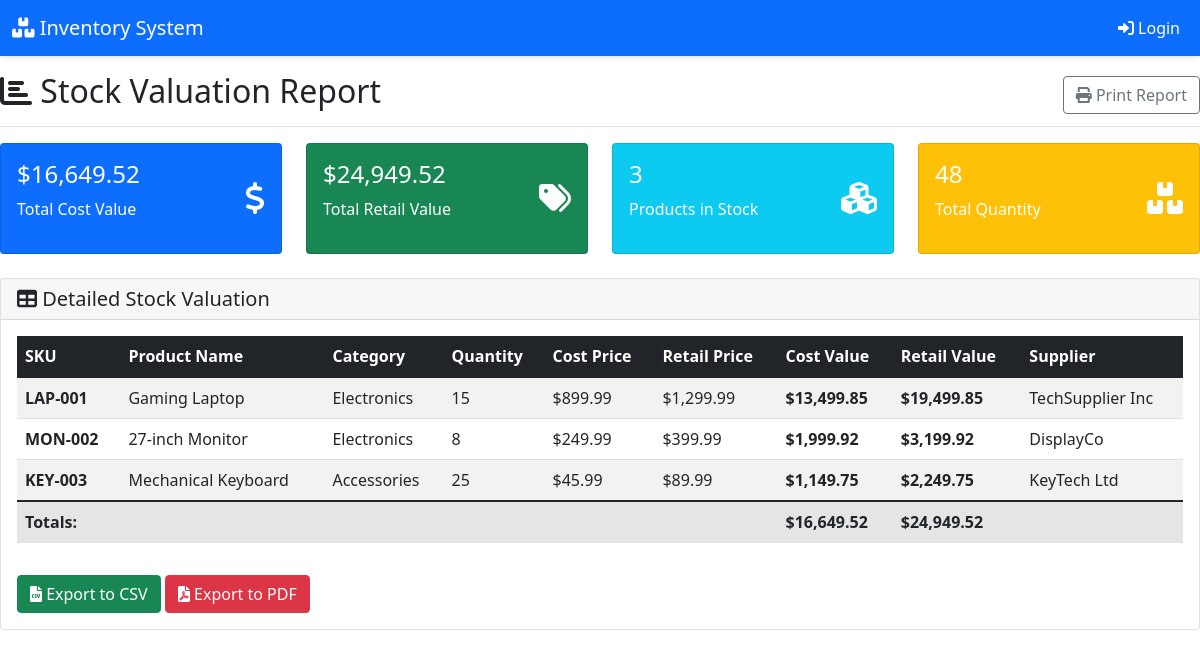
The app's page /reports/stock_valuation.php with its own data.
### tables this page shows
CREATE TABLE IF NOT EXISTS products (
    id INT AUTO_INCREMENT PRIMARY KEY,
    sku VARCHAR(50) UNIQUE NOT NULL,
    name VARCHAR(255) NOT NULL,
    description TEXT,
    category VARCHAR(100),
    quantity INT DEFAULT 0,
    price DECIMAL(10,2),
    cost_price DECIMAL(10,2),
    min_stock INT DEFAULT 5,
    supplier_id INT,
    supplier VARCHAR(255),  
    location VARCHAR(100),
    created_at TIMESTAMP DEFAULT CURRENT_TIMESTAMP,
    updated_at TIMESTAMP DEFAULT CURRENT_TIMESTAMP ON UPDATE CURRENT_TIMESTAMP,
    FOREIGN KEY (supplier_id) REFERENCES suppliers(id) ON DELETE SET NULL
);

CREATE TABLE IF NOT EXISTS suppliers (
    id INT AUTO_INCREMENT PRIMARY KEY,
    name VARCHAR(255) NOT NULL,
    contact_person VARCHAR(255),
    email VARCHAR(255),
    phone VARCHAR(50),
    address TEXT,
    website VARCHAR(255),
    payment_terms VARCHAR(100),
    notes TEXT,
    is_active BOOLEAN DEFAULT TRUE,
    created_at TIMESTAMP DEFAULT CURRENT_TIMESTAMP,
    updated_at TIMESTAMP DEFAULT CURRENT_TIMESTAMP ON UPDATE CURRENT_TIMESTAMP
);

### reports/stock_valuation.php (the view, shortened to what this page needs)
<?php
$database = new Database();
$db = $database->getConnection();
$query = "
    SELECT
        p.id,
        p.sku,
        p.name,
        p.category,
        p.quantity,
        p.cost_price,
        p.price,
        (p.quantity * p.cost_price) as total_cost_value,
        (p.quantity * p.price) as total_retail_value,
        s.name as supplier_name
    FROM products p
    LEFT JOIN suppliers s ON p.supplier_id = s.id
    WHERE p.quantity > 0
    ORDER BY total_cost_value DESC";
$stmt = $db->prepare($query);
$stmt->execute();
$products = $stmt->fetchAll(PDO::FETCH_ASSOC);
$total_cost_value = 0;
$total_retail_value = 0;
$total_products = 0;
$total_quantity = 0;
foreach ($products as $product) {
    $total_cost_value += $product['total_cost_value'];
    $total_retail_value += $product['total_retail_value'];
    $total_products++;
    $total_quantity += $product['quantity'];
}
require_once "../includes/header.php";
?>
<div class="d-flex justify-content-between flex-wrap flex-md-nowrap align-items-center pt-3 pb-2 mb-3 border-bottom">
    <h1 class="h2"><i class="fas fa-chart-bar"></i> Stock Valuation Report</h1>
    <div class="btn-toolbar mb-2 mb-md-0">
        <button onclick="window.print()" class="btn btn-outline-secondary">
            <i class="fas fa-print"></i> Print Report
        </button>
    </div>
</div>
<div class="row mb-4">
    <div class="col-md-3">
        <div class="card text-white bg-primary">
            <div class="card-body">
                <div class="d-flex justify-content-between">
                    <div>
                        <h4>$<?php echo number_format($total_cost_value, 2); ?></h4>
                        <p>Total Cost Value</p>
                    </div>
                    <div class="align-self-center">
                        <i class="fas fa-dollar-sign fa-2x"></i>
                    </div>
                </div>
            </div>
        </div>
    </div>
    <div class="col-md-3">
        <div class="card text-white bg-success">
            <div class="card-body">
                <div class="d-flex justify-content-between">
                    <div>
                        <h4>$<?php echo number_format($total_retail_value, 2); ?></h4>
                        <p>Total Retail Value</p>
                    </div>
                    <div class="align-self-center">
                        <i class="fas fa-tags fa-2x"></i>
                    </div>
                </div>
            </div>
        </div>
    </div>
    <div class="col-md-3">
        <div class="card text-white bg-info">
            <div class="card-body">
                <div class="d-flex justify-content-between">
                    <div>
                        <h4><?php echo $total_products; ?></h4>
                        <p>Products in Stock</p>
                    </div>
                    <div class="align-self-center">
                        <i class="fas fa-cubes fa-2x"></i>
                    </div>
                </div>
            </div>
        </div>
    </div>
    <div class="col-md-3">
        <div class="card text-white bg-warning">
            <div class="card-body">
                <div class="d-flex justify-content-between">
                    <div>
                        <h4><?php echo $total_quantity; ?></h4>
                        <p>Total Quantity</p>
                    </div>
                    <div class="align-self-center">
                        <i class="fas fa-boxes fa-2x"></i>
                    </div>
                </div>
            </div>
        </div>
    </div>
</div>
<div class="card">
    <div class="card-header">
        <h5 class="card-title mb-0">
            <i class="fas fa-table"></i> Detailed Stock Valuation
        </h5>
    </div>
    <div class="card-body">
        <?php if ($products): ?>
            <div class="table-responsive">
                <table class="table table-striped table-hover" id="valuationTable">
                    <thead class="table-dark">
                        <tr>
                            <th>SKU</th>
                            <th>Product Name</th>
                            <th>Category</th>
                            <th>Quantity</th>
                            <th>Cost Price</th>
                            <th>Retail Price</th>
                            <th>Cost Value</th>
                            <th>Retail Value</th>
                            <th>Supplier</th>
                        </tr>
                    </thead>
                    <tbody>
                        <?php foreach ($products as $product): ?>
                        <tr>
                            <td><strong><?php echo htmlspecialchars($product['sku']); ?></strong></td>
                            <td><?php echo htmlspecialchars($product['name']); ?></td>
                            <td><?php echo htmlspecialchars($product['category']); ?></td>
                            <td><?php echo $product['quantity']; ?></td>
                            <td>$<?php echo number_format($product['cost_price'], 2); ?></td>
                            <td>$<?php echo number_format($product['price'], 2); ?></td>
                            <td><strong>$<?php echo number_format($product['total_cost_value'], 2); ?></strong></td>
                            <td><strong>$<?php echo number_format($product['total_retail_value'], 2); ?></strong></td>
                            <td><?php echo htmlspecialchars($product['supplier_name']); ?></td>
                        </tr>
                        <?php endforeach; ?>
                    </tbody>
                    <tfoot class="table-active">
                        <tr>
                            <td colspan="6"><strong>Totals:</strong></td>
                            <td><strong>$<?php echo number_format($total_cost_value, 2); ?></strong></td>
                            <td><strong>$<?php echo number_format($total_retail_value, 2); ?></strong></td>
                            <td></td>
                        </tr>
                    </tfoot>
                </table>
            </div>
            <div class="mt-3">
                <button class="btn btn-success" onclick="exportToCSV()">
                    <i class="fas fa-file-csv"></i> Export to CSV
                </button>
                <button class="btn btn-danger" onclick="exportToPDF()">
                    <i class="fas fa-file-pdf"></i> Export to PDF
                </button>
            </div>
        <?php endif; ?>
    </div>
</div>
<?php require_once "../includes/footer.php"; ?>

### includes/header.php (style rules this page uses)
.card { transition: transform 0.2s; }

### records on screen
products: sku "LAP-001", name "Gaming Laptop", category "Electronics", quantity "15", cost_price "899.99", price "1,299.99", total_cost_value "13,499.85", total_retail_value "19,499.85", supplier.name "TechSupplier Inc"
products: sku "MON-002", name "27-inch Monitor", category "Electronics", quantity "8", cost_price "249.99", price "399.99", total_cost_value "1,999.92", total_retail_value "3,199.92", supplier.name "DisplayCo"
products: sku "KEY-003", name "Mechanical Keyboard", category "Accessories", quantity "25", cost_price "45.99", price "89.99", total_cost_value "1,149.75", total_retail_value "2,249.75", supplier.name "KeyTech Ltd"

### other values on screen
$total_cost_value "16,649.52"
$total_retail_value "24,949.52"
$total_products "3"
$total_quantity "48"
